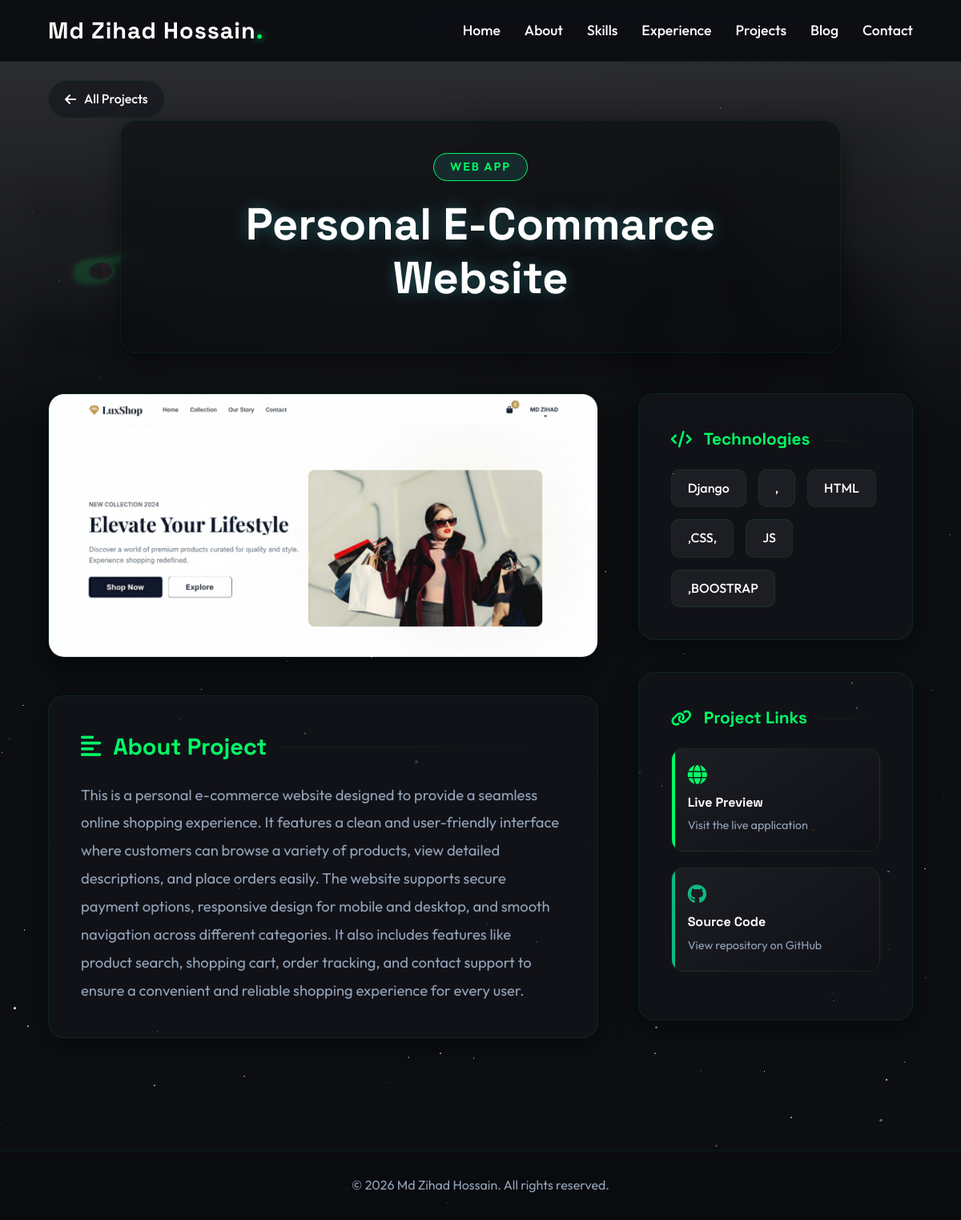
The app's page /project/3/ with its own data.
### myapp/models.py (models this page shows, shortened)
class Hero(models.Model):
    full_name = models.CharField(max_length=100)
    short_title = models.CharField(max_length=100)
    short_intro = models.TextField()
    profile_photo = models.ImageField(upload_to='hero/')
    resume = models.FileField(upload_to='resumes/')
    github_link = models.URLField(blank=True, null=True)
    linkedin_link = models.URLField(blank=True, null=True)
    facebook_link = models.URLField(blank=True, null=True)

class Project(models.Model):
    CATEGORY_CHOICES = [
        ('Web App', 'Web App'),
        ('UI Design', 'UI Design'),
        ('API', 'API'),
        ('Other', 'Other'),
    ]
    title = models.CharField(max_length=200)
    thumbnail = models.ImageField(upload_to='projects/thumbnails/')
    description = models.TextField()
    tech_stack = models.CharField(max_length=255, help_text="Comma-separated technologies")
    live_demo_link = models.URLField(blank=True, null=True)
    github_link = models.URLField(blank=True, null=True)
    category = models.CharField(max_length=20, choices=CATEGORY_CHOICES)

### myapp/views.py (the view)
# urls.py: path('project/<int:pk>/', views.project_detail, name='project_detail'),
def project_detail(request, pk):
    project = get_object_or_404(Project, pk=pk)
    hero = Hero.objects.first()
    return render(request, 'myapp/project_detail.html', {'project': project, 'hero': hero})

### templates/myapp/project_detail.html (shortened to what this page needs)
{% load static %}
<!DOCTYPE html>
<html lang="en">
<head>
    <link rel="stylesheet" href="https://cdnjs.cloudflare.com/ajax/libs/font-awesome/6.4.0/css/all.min.css">
    <link rel="stylesheet" href="{% static 'css/style.css' %}">
</head>
<body>
    <div id="stars"></div>
    <div id="stars2"></div>
    <nav class="navbar scrolled">
        <div class="nav-content">
            <a href="{% url 'index' %}" class="logo">{% if hero %}{{ hero.full_name }}{% else %}Portfolio{% endif %}</a>
            <ul class="nav-links">
                <li><a href="{% url 'index' %}#home">Home</a></li>
                <li><a href="{% url 'index' %}#about">About</a></li>
                <li><a href="{% url 'index' %}#skills">Skills</a></li>
                <li><a href="{% url 'index' %}#experience">Experience</a></li>
                <li><a href="{% url 'index' %}#projects">Projects</a></li>
                <li><a href="{% url 'index' %}#blog">Blog</a></li>
                <li><a href="{% url 'index' %}#contact">Contact</a></li>
            </ul>
        </div>
    </nav>
    <div class="back-nav">
        <a href="{% url 'index' %}#projects"><i class="fas fa-arrow-left"></i> All Projects</a>
    </div>
    <section class="project-hero">
        <div class="hero-bg">
            {% if project.thumbnail %}
            <img src="{{ project.thumbnail.url }}" alt="{{ project.title }}">
            {% endif %}
        </div>
        <div class="project-header-content">
            <span class="category-pill">{{ project.category }}</span>
            <h1 class="project-title">{{ project.title }}</h1>
        </div>
    </section>
    <div class="detail-wrapper">
        <div class="main-content">
            {% if project.thumbnail %}
            <img src="{{ project.thumbnail.url }}" alt="{{ project.title }}" class="featured-img">
            {% endif %}
            <div class="glass-box">
                <h2 class="section-heading"><i class="fas fa-align-left"></i> About Project</h2>
                <div class="content-text">{{ project.description }}</div>
            </div>
        </div>
        <div class="sidebar">
            <div class="glass-box">
                <h2 class="section-heading" style="font-size: 1.3rem;"><i class="fas fa-code"></i> Technologies</h2>
                <div class="tech-grid">
                    {% for tech in project.tech_stack.split %}
                    <span class="tech-pill">{{ tech }}</span>
                    {% endfor %}
                </div>
            </div>
            <div class="glass-box">
                <h2 class="section-heading" style="font-size: 1.3rem;"><i class="fas fa-link"></i> Project Links</h2>
                {% if project.live_demo_link %}
                <a href="{{ project.live_demo_link }}" target="_blank" class="link-card">
                    <i class="fas fa-globe"></i>
                    <h4>Live Preview</h4>
                    <p>Visit the live application</p>
                </a>
                {% endif %}
                {% if project.github_link %}
                <a href="{{ project.github_link }}" target="_blank" class="link-card"
                    style="--primary-color: var(--secondary-color);">
                    <i class="fab fa-github"></i>
                    <h4>Source Code</h4>
                    <p>View repository on GitHub</p>
                </a>
                {% endif %}
            </div>
        </div>
    </div>
    <footer>
        <p>&copy; {% now "Y" %} {% if hero %}{{ hero.full_name }}{% else %}Portfolio{% endif %}. All rights reserved.</p>
    </footer>
</body>
</html>

### static/css/style.css (style rules this page uses)
:root { --bg-color: #0c0e12; --primary-color: #00ff66; --secondary-color: #10b981; --text-main: #ffffff; --text-muted: #94a3b8; --glass-bg: rgba(20, 22, 28, 0.65); --glass-border: rgba(0, 255, 102, 0.08); --glass-shadow: 0 8px 32px 0 rgba(0, 0, 0, 0.45); --font-heading: 'Space Grotesk', sans-serif; --font-body: 'Outfit', sans-serif; }
* { margin: 0; padding: 0; box-sizing: border-box; }
html { scroll-behavior: smooth; }
body { background-color: var(--bg-color); color: var(--text-main); font-family: var(--font-body); line-height: 1.6; overflow-x: hidden; position: relative; }
#stars, #stars2, #stars3 { position: fixed; top: 0; left: 0; width: 100%; height: 100%; z-index: -1; background: transparent; }
a { text-decoration: none; color: inherit; }
ul { list-style: none; }
.navbar { position: fixed; top: 0; width: 100%; padding: 20px 5%; z-index: 1000; transition: 0.3s; }
.navbar.scrolled { background: rgba(11, 12, 16, 0.9); backdrop-filter: blur(10px); padding: 15px 5%; border-bottom: 1px solid var(--glass-border); }
.nav-content { display: flex; justify-content: space-between; align-items: center; }
.logo { font-family: var(--font-heading); font-size: 1.8rem; font-weight: 700; color: var(--text-main); letter-spacing: 1px; }
.logo::after { content: '.'; color: var(--primary-color); text-shadow: 0 0 10px var(--primary-color); }
.nav-links { display: flex; gap: 30px; }
.nav-links a { font-weight: 500; font-size: 1.1rem; position: relative; transition: 0.3s; }
.nav-links a::after { content: ''; position: absolute; bottom: -5px; left: 0; width: 0; height: 2px; background: var(--primary-color); transition: 0.3s; box-shadow: 0 0 8px var(--primary-color); }
footer { text-align: center; padding: 30px; border-top: 1px solid var(--glass-border); background: rgba(11, 12, 16, 0.9); }
footer p { color: var(--text-muted); }

### records on screen
Hero: full_name "Md Zihad Hossain"
Project: thumbnail (picture), category "WEB APP", title "Personal E-Commarce Website", description "This is a personal e-commerce website designed to provide a seamless online shopping experience. It features a clean and user-friendly interface where customers can browse a variety of products, view detailed descriptions, and place orders easily. The website supports secure payment options, responsive design for mobile and desktop, and smooth navigation across different categories. It also includes features like product search, shopping cart, order tracking, and contact support to ensure a convenient and reliable shopping experience for every user."

### other values on screen
{{ tech }} "Django" "," "HTML" ",CSS," "JS" ",BOOSTRAP"
